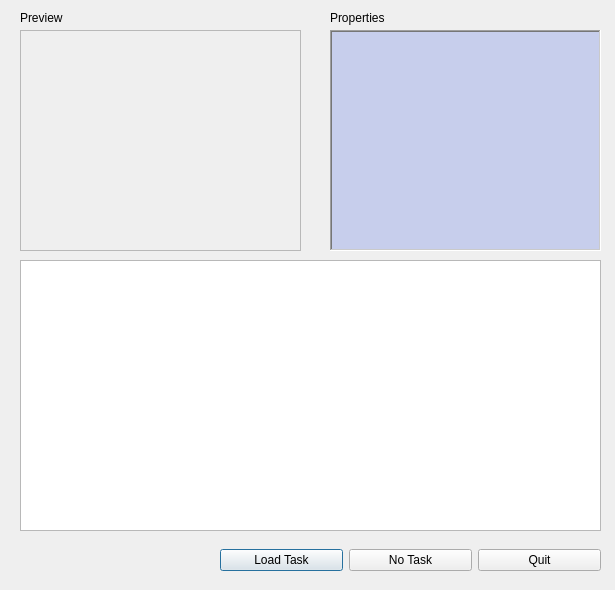
<?xml version="1.0" encoding="UTF-8"?>
<ui version="4.0">
 <class>SelectTaskDialogBase</class>
 <widget class="QDialog" name="SelectTaskDialogBase">
  <property name="geometry">
   <rect>
    <x>0</x>
    <y>0</y>
    <width>615</width>
    <height>590</height>
   </rect>
  </property>
  <property name="windowTitle">
   <string>Select Task</string>
  </property>
  <property name="windowIcon">
   <iconset resource="../resources.qrc">
    <normaloff>:/plugins/RECS/recsicon.PNG</normaloff>:/plugins/RECS/recsicon.PNG</iconset>
  </property>
  <widget class="QTableWidget" name="taskListTable">
   <property name="geometry">
    <rect>
     <x>20</x>
     <y>260</y>
     <width>581</width>
     <height>271</height>
    </rect>
   </property>
  </widget>
  <widget class="QTableWidget" name="propertiesTable">
   <property name="geometry">
    <rect>
     <x>330</x>
     <y>30</y>
     <width>271</width>
     <height>221</height>
    </rect>
   </property>
   <property name="sizePolicy">
    <sizepolicy hsizetype="Expanding" vsizetype="Ignored">
     <horstretch>0</horstretch>
     <verstretch>0</verstretch>
    </sizepolicy>
   </property>
   <property name="palette">
    <palette>
     <active>
      <colorrole role="Base">
       <brush brushstyle="SolidPattern">
        <color alpha="255">
         <red>199</red>
         <green>206</green>
         <blue>236</blue>
        </color>
       </brush>
      </colorrole>
     </active>
     <inactive>
      <colorrole role="Base">
       <brush brushstyle="SolidPattern">
        <color alpha="255">
         <red>199</red>
         <green>206</green>
         <blue>236</blue>
        </color>
       </brush>
      </colorrole>
     </inactive>
     <disabled>
      <colorrole role="Base">
       <brush brushstyle="SolidPattern">
        <color alpha="255">
         <red>240</red>
         <green>240</green>
         <blue>240</blue>
        </color>
       </brush>
      </colorrole>
     </disabled>
    </palette>
   </property>
   <property name="frameShape">
    <enum>QFrame::WinPanel</enum>
   </property>
  </widget>
  <widget class="QLabel" name="propertiesLabel">
   <property name="geometry">
    <rect>
     <x>330</x>
     <y>10</y>
     <width>81</width>
     <height>16</height>
    </rect>
   </property>
   <property name="text">
    <string>Properties</string>
   </property>
  </widget>
  <widget class="QLabel" name="previewLabel">
   <property name="geometry">
    <rect>
     <x>20</x>
     <y>10</y>
     <width>181</width>
     <height>16</height>
    </rect>
   </property>
   <property name="text">
    <string>Preview</string>
   </property>
  </widget>
  <widget class="QFrame" name="frame">
   <property name="geometry">
    <rect>
     <x>20</x>
     <y>30</y>
     <width>281</width>
     <height>221</height>
    </rect>
   </property>
   <property name="palette">
    <palette>
     <active>
      <colorrole role="Button">
       <brush brushstyle="SolidPattern">
        <color alpha="255">
         <red>0</red>
         <green>0</green>
         <blue>0</blue>
        </color>
       </brush>
      </colorrole>
     </active>
     <inactive>
      <colorrole role="Button">
       <brush brushstyle="SolidPattern">
        <color alpha="255">
         <red>0</red>
         <green>0</green>
         <blue>0</blue>
        </color>
       </brush>
      </colorrole>
     </inactive>
     <disabled>
      <colorrole role="Button">
       <brush brushstyle="SolidPattern">
        <color alpha="255">
         <red>0</red>
         <green>0</green>
         <blue>0</blue>
        </color>
       </brush>
      </colorrole>
     </disabled>
    </palette>
   </property>
   <property name="frameShape">
    <enum>QFrame::StyledPanel</enum>
   </property>
   <property name="frameShadow">
    <enum>QFrame::Sunken</enum>
   </property>
   <property name="lineWidth">
    <number>3</number>
   </property>
  </widget>
  <widget class="QWidget" name="horizontalLayoutWidget">
   <property name="geometry">
    <rect>
     <x>220</x>
     <y>540</y>
     <width>381</width>
     <height>41</height>
    </rect>
   </property>
   <layout class="QHBoxLayout" name="horizontalLayout">
    <item>
     <widget class="QPushButton" name="selectTaskButton">
      <property name="text">
       <string>Load Task</string>
      </property>
     </widget>
    </item>
    <item>
     <widget class="QPushButton" name="noTaskButton">
      <property name="text">
       <string>No Task</string>
      </property>
     </widget>
    </item>
    <item>
     <widget class="QPushButton" name="quitButton">
      <property name="text">
       <string>Quit</string>
      </property>
     </widget>
    </item>
   </layout>
  </widget>
 </widget>
 <resources>
  <include location="../resources.qrc"/>
  <include location="../../../../../../../../Users/Pc/Desktop/New folder/plugins/RECS/resources.qrc"/>
 </resources>
 <connections/>
</ui>
